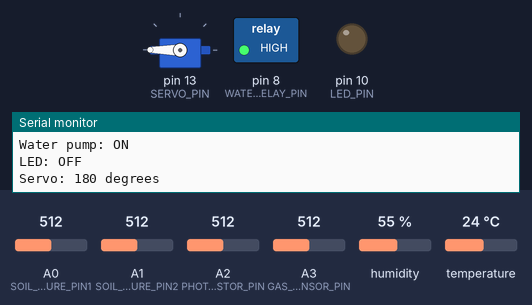
This sketch was run on a simulated Arduino Uno, built with avr-gcc and run on an emulated ATmega328P. Parts: servo, switched loads named in the sketch (green lamp = pin HIGH), output pins drawn as LEDs (lit = HIGH), the last lines printed to the serial monitor. Inputs (shaded band) come from the test bench; at power-on: A2 (PHOTORESISTOR_PIN) = 512, A0 (SOIL_MOISTURE_PIN1) = 512, A1 (SOIL_MOISTURE_PIN2) = 512, A3 (GAS_SENSOR_PIN) = 512, humidity 55 %, temperature 24 °C.

Above: at 4.9 s.
5.0 s: A2 (PHOTORESISTOR_PIN) set to 104
13.9 s: A2 (PHOTORESISTOR_PIN) set to 90
At 17.5 s:
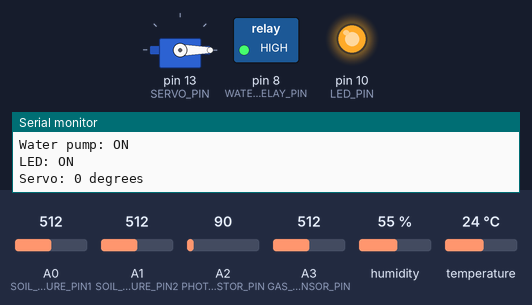
22.2 s: A2 (PHOTORESISTOR_PIN) set to 110
At 25.8 s:
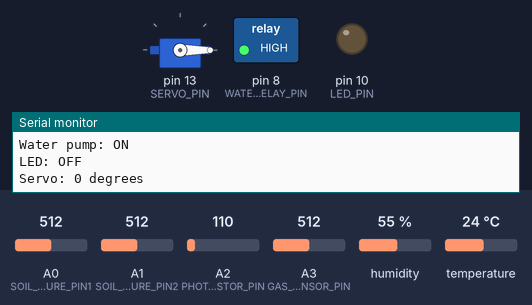
30.5 s: A2 (PHOTORESISTOR_PIN) set to 30
At 38.2 s:
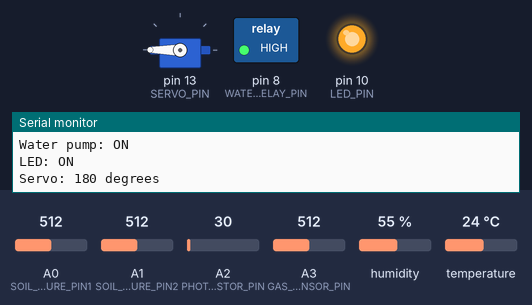
Timing chart, 0 to 39.7 s (numbered marks = the images above; inputs shaded):
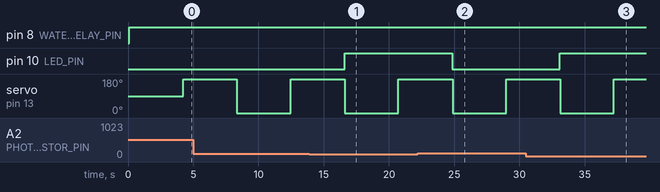

Measured:
- the behaviour switches between 100 and 99 on A2 (PHOTORESISTOR_PIN) (found by bisection; images 0 and 1)
- after the input at 13.9 s, pin 10 (LED_PIN): LOW → HIGH after 2.7 s
- after the input at 22.2 s, pin 10 (LED_PIN): HIGH → LOW after 2.6 s
- after the input at 30.5 s, pin 10 (LED_PIN): LOW → HIGH after 2.6 s

The sketch:

Greenhouse_monitoring.ino
```cpp
#include <Wire.h>
#include <DHT.h>
#include <Servo.h>

// Pin definitions
#define SOIL_MOISTURE_PIN1 A0
#define SOIL_MOISTURE_PIN2 A1
#define PHOTORESISTOR_PIN A2
#define GAS_SENSOR_PIN A3
#define WATER_PUMP_RELAY_PIN 8
#define LED_PIN 10
#define SERVO_PIN 13
#define DHT_PIN 11
#define DHT_TYPE DHT11

// Threshold values
#define SOIL_MOISTURE_THRESHOLD 1000 // Adjust based on calibration
#define LIGHT_THRESHOLD 100         // Adjust based on calibration
#define GAS_THRESHOLD 20           // Adjust based on calibration

// Initialize components
DHT dht(DHT_PIN, DHT_TYPE);
Servo servo;

bool servoUp = true; // Flag to track servo position
unsigned long previousMillis = 0; // Store last time servo was moved
const long interval = 1000; // Interval for servo movement

void setup() {
  // Initialize serial communication
  Serial.begin(9600);

  // Initialize sensors and actuators
  pinMode(SOIL_MOISTURE_PIN1, INPUT);
  pinMode(SOIL_MOISTURE_PIN2, INPUT);
  pinMode(PHOTORESISTOR_PIN, INPUT);
  pinMode(GAS_SENSOR_PIN, INPUT);
  pinMode(WATER_PUMP_RELAY_PIN, OUTPUT);
  pinMode(LED_PIN, OUTPUT);

  // Initialize servo
  servo.attach(SERVO_PIN);

  // Initialize DHT sensor
  dht.begin();
}

void loop() {
  // Read sensors
  int soilMoisture1 = analogRead(SOIL_MOISTURE_PIN1);
  int soilMoisture2 = analogRead(SOIL_MOISTURE_PIN2);
  int lightLevel = analogRead(PHOTORESISTOR_PIN);
  int gasLevel = analogRead(GAS_SENSOR_PIN);
  float temperature = dht.readTemperature();
  float humidity = dht.readHumidity();

  // Print data to Serial Monitor
  Serial.print("Temperature: ");
  Serial.print(temperature);
  Serial.println(" C");

  Serial.print("Humidity: ");
  Serial.print(humidity);
  Serial.println(" %");

  Serial.print("Soil Moisture 1: ");
  Serial.println(soilMoisture1);

  Serial.print("Soil Moisture 2: ");
  Serial.println(soilMoisture2);

  Serial.print("Light Level: ");
  Serial.println(lightLevel);

  Serial.print("Gas Level: ");
  Serial.println(gasLevel);

  Serial.println(); // Blank line for readability

  // Check soil moisture and water plant if needed
  if (soilMoisture1 < SOIL_MOISTURE_THRESHOLD || soilMoisture2 < SOIL_MOISTURE_THRESHOLD) {
    digitalWrite(WATER_PUMP_RELAY_PIN, HIGH); // Turn on water pump
    Serial.println("Water pump: ON");
  } else {
    digitalWrite(WATER_PUMP_RELAY_PIN, LOW);  // Turn off water pump
    Serial.println("Water pump: OFF");
  }

  // Check light level and turn on LED if needed
  if (lightLevel < LIGHT_THRESHOLD) {
    digitalWrite(LED_PIN, HIGH); // Turn on LED
    Serial.println("LED: ON");
  } else {
    digitalWrite(LED_PIN, LOW);  // Turn off LED
    Serial.println("LED: OFF");
  }

  // Check gas level and move servo if needed
  unsigned long currentMillis = millis();
  if (gasLevel > GAS_THRESHOLD) {
    if (currentMillis - previousMillis >= interval) {
      previousMillis = currentMillis; // Save the last time servo was moved

      if (servoUp) {
        servo.write(180); // Move servo to 180 degrees
        Serial.println("Servo: 180 degrees");
        servoUp = false;
      } else {
        servo.write(0); // Move servo to 0 degrees
        Serial.println("Servo: 0 degrees");
        servoUp = true;
      }
    }
  } else {
    servo.write(0); // Reset servo to 0 degrees when gas level is normal
    Serial.println("Servo: 0 degrees");
  }

  delay(4000);
}
```
